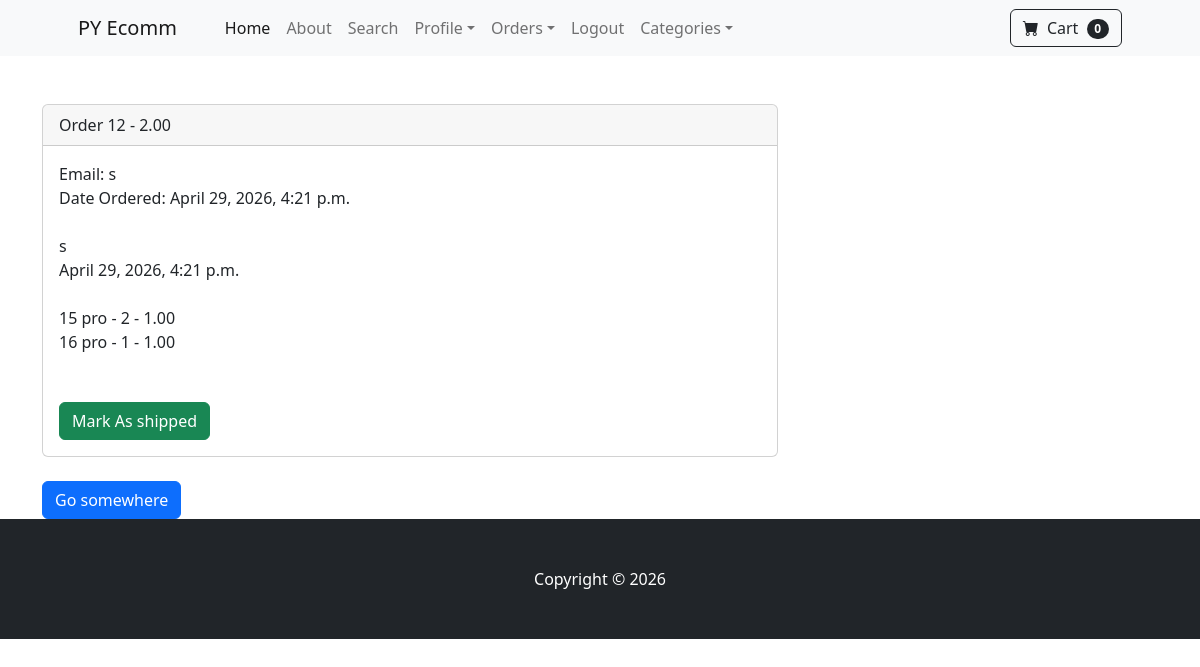
/payment/orders/12 (signed in), run on the app's committed database.
### payment/models.py (models this page shows, shortened)
class Order(models.Model):
           user = models.ForeignKey(User, on_delete=models.CASCADE, null=True ,blank=True)
           full_name= models.CharField(max_length=100)
           email = models.EmailField(max_length=70)
           shipping_address = models.TextField(max_length=100)
           amount_paid = models.DecimalField(max_digits=10, blank=True, decimal_places=2)
           date_ordered= models.DateTimeField(auto_now=True)
           shipped = models.BooleanField(default=False)
           paid = models.BooleanField(default=False)
           date_shipped = models.DateTimeField(blank=True, null=True)

class OrderItem(models.Model):
                order = models.ForeignKey(Order, on_delete=models.CASCADE, null=True ,blank=True)
                product = models.ForeignKey(Product, on_delete=models.CASCADE, null=True ,blank=True)
                user = models.ForeignKey(User, on_delete=models.CASCADE, null=True ,blank=True)
                quantity = models.PositiveBigIntegerField(default=1)
                price = models.DecimalField(max_digits=10, decimal_places=2)

### store/models.py (models this page shows)
class Product(models.Model):
    name = models.CharField(max_length=50)
    price = models.DecimalField(default=0,decimal_places=2,max_digits=6)
    Category=models.ForeignKey(Category, on_delete=models.CASCADE,default=1)
    description= models.CharField(max_length=250,default='',blank=True, null=True)
    image= models.ImageField(upload_to='uploads/product/')
    is_sale= models.BooleanField(default=False)
    saleprice = models.DecimalField(default=0,decimal_places=2,max_digits=6)
    def __str__(self):
        return self.name

### payment/views.py (the view, shortened to what this page needs)
# urls.py: path('orders/<int:pk>', views.orders, name='orders'),
def orders(request, pk):
    if  request.user.is_authenticated and request.user.is_superuser:
         order = Order.objects.get(id=pk)
         items = OrderItem.objects.filter(order=pk)
         return render (request, "payment/orders.html",{"order":order, "items":items })
    else:
      messages.success(request, "Access Denied")
      return redirect('home')

### cart/cart.py (called while the page is built)
     def __len__(self):
        return len (self.cart)

### cart/context_processors.py (called while the page is built)
def cart(request):
       return {'cart': Cart(request)}

### payment/templates/payment/orders.html (shortened to what this page needs)
{% extends 'base.html' %}
{% block content %}
        <div class="container  d-flexjustify-content-center align-items-center">
            <div class="row">
             <div class="col-8">
              <br/><br/>
<div class="">
<div class="card">
  <div class="card-header">
   Order {{ order.id }} - {{ order.amount_paid }}
  </div>
  <div class="card-body">
    Email: {{ order.email }} <br/>
    {%  if order.date_shipped %}
    Date shipped: {{ orde.date_shipped }}
    {% else %}
Date Ordered: {{ order.date_ordered }}
    {% endif  %}
<br/><br/>
{{ order.full_name }}<br/>
{{ order.date_ordered }}<br/></br>
{% for item in items %}
{{ item.product }} - {{ item.quantity }} - {{ item.price }}<br/>
{% endfor %}
<br/><br/>
{% if not order.shipped %}
<form method="POST">
 <button type="submit" class="btn btn-success">Mark As shipped </button>
</form>
 {% else %}
 <form method="POST">
  {% csrf_token %}
<input type="hidden" name="shipping_status" value="false">
 <button type="submit" class="btn btn-danger">Mark As Not shipped </button>
</form>
{% endif %}
  </div>
</div>
</div>
<br>
 <a href="{% url 'home' %}" class="btn btn-primary">Go somewhere </a>
<br/>
             </div>
            </div>
        </div>
           {% endblock %}

### data on the page
Order: id "12", amount_paid "2.00", email "s", date_ordered "April 29, 2026, 4:21 p.m.", full_name "s"
OrderItem: product "15 pro", quantity "2", price "1.00"
OrderItem: product "16 pro", quantity "1", price "1.00"

### other printed values
{{ cart|length }} "0"
